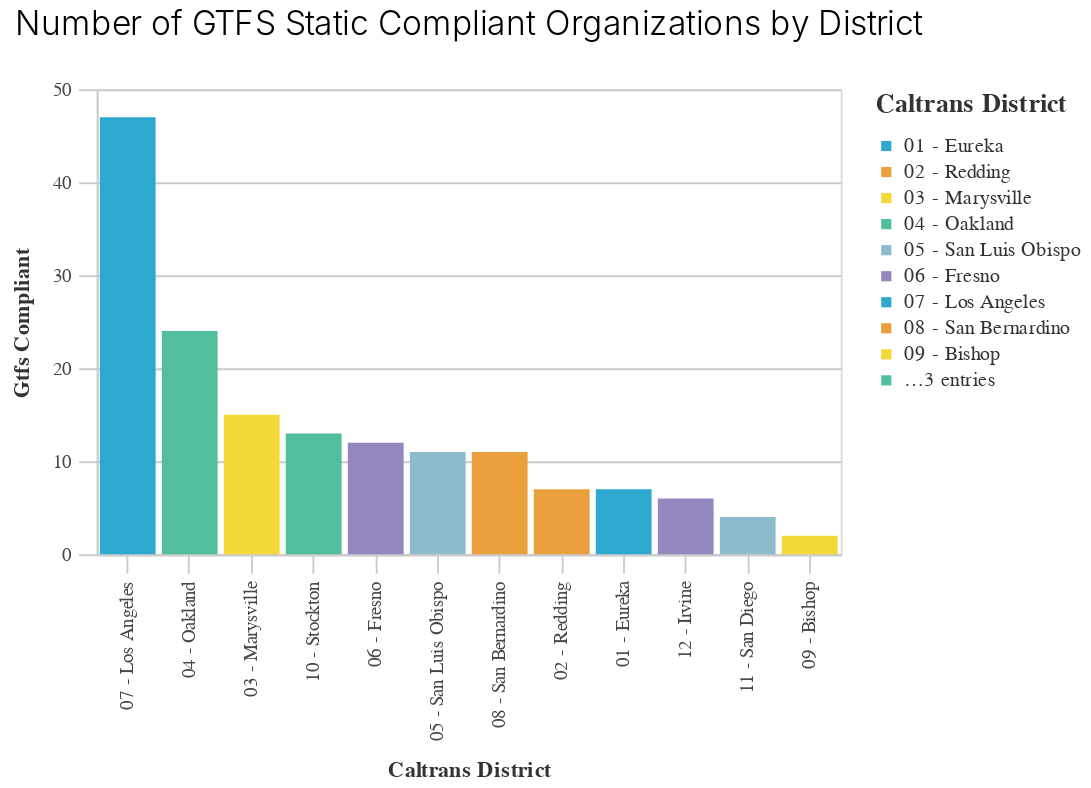

Notebook code for this chart:
### Code cell
(_dla_utils.bar_chart_nosubset(pct_compliant,
                               'caltrans_district',
                               'gtfs_compliant',
                               'caltrans_district',
                               chart_title='Number of GTFS Static Compliant Organizations by District'))

### Figure 1 — Vega-Lite specification as saved in the notebook (floating-point values rounded to 4 significant figures)
{"config": {"view": {"continuousWidth": 400, "continuousHeight": 300}, "axis": {"domainColor": "#cbcbcb", "grid": true, "gridColor": "#cbcbcb", "gridWidth": 1, "labelColor": "#474747", "labelFont": "Nunito Sans", "labelFontSize": 10, "labelPadding": 4, "tickColor": "#cbcbcb", "tickSize": 10, "titleColor": "#333", "titleFont": "Raleway", "titleFontSize": 12, "titlePadding": 10}, "axisBand": {"grid": false}, "background": "white", "font": "Raleway", "header": {"labelFont": "Nunito Sans", "titleFont": "Raleway"}, "legend": {"labelColor": "#333", "labelFont": "Nunito Sans", "labelFontSize": 11, "labelLimit": 0, "padding": 1, "symbolSize": 30, "symbolType": "square", "titleColor": "#333", "titleFont": "Raleway", "titleFontSize": 14, "titlePadding": 10}, "title": {"anchor": "middle", "font": "Raleway", "fontSize": 18, "fontWeight": 300, "offset": 20}}, "data": {"name": "data-bd7c9f5523c359802078949bcc29b249"}, "mark": "bar", "encoding": {"color": {"field": "caltrans_district", "legend": {"symbolLimit": 10, "title": "Caltrans District"}, "scale": {"range": ["#2EA8CE", "#EB9F3C", "#F4D837", "#51BF9D", "#8CBCCB", "#9487C0"]}, "type": "nominal"}, "x": {"field": "caltrans_district", "sort": "-y", "title": "Caltrans District", "type": "nominal"}, "y": {"field": "gtfs_compliant", "title": "Gtfs Compliant", "type": "quantitative"}}, "height": 250, "title": "Number of GTFS Static Compliant Organizations by District", "width": 400, "$schema": "https://vega.github.io/schema/vega-lite/v4.17.0.json", "datasets": {"data-bd7c9f5523c359802078949bcc29b249": [{"caltrans_district": "07 - Los Angeles", "all_org": 55, "gtfs_compliant": 47, "percent": 85.45, "not_compliant": 8}, {"caltrans_district": "06 - Fresno", "all_org": 14, "gtfs_compliant": 12, "percent": 85.71, "not_compliant": 2}, {"caltrans_district": "03 - Marysville", "all_org": 18, "gtfs_compliant": 15, "percent": 83.33, "not_compliant": 3}, {"caltrans_district": "11 - San Diego", "all_org": 6, "gtfs_compliant": 4, "percent": 66.67, "not_compliant": 2}, {"caltrans_district": "04 - Oakland", "all_org": 34, "gtfs_compliant": 24, "percent": 70.59, "not_compliant": 10}, {"caltrans_district": "10 - Stockton", "all_org": 14, "gtfs_compliant": 13, "percent": 92.86, "not_compliant": 1}, {"caltrans_district": "02 - Redding", "all_org": 8, "gtfs_compliant": 7, "percent": 87.5, "not_compliant": 1}, {"caltrans_district": "05 - San Luis Obispo", "all_org": 13, "gtfs_compliant": 11, "percent": 84.62, "not_compliant": 2}, {"caltrans_district": "12 - Irvine", "all_org": 6, "gtfs_compliant": 6, "percent": 100.0, "not_compliant": 0}, {"caltrans_district": "08 - San Bernardino", "all_org": 11, "gtfs_compliant": 11, "percent": 100.0, "not_compliant": 0}, {"caltrans_district": "09 - Bishop", "all_org": 2, "gtfs_compliant": 2, "percent": 100.0, "not_compliant": 0}, {"caltrans_district": "01 - Eureka", "all_org": 7, "gtfs_compliant": 7, "percent": 100.0, "not_compliant": 0}]}}
